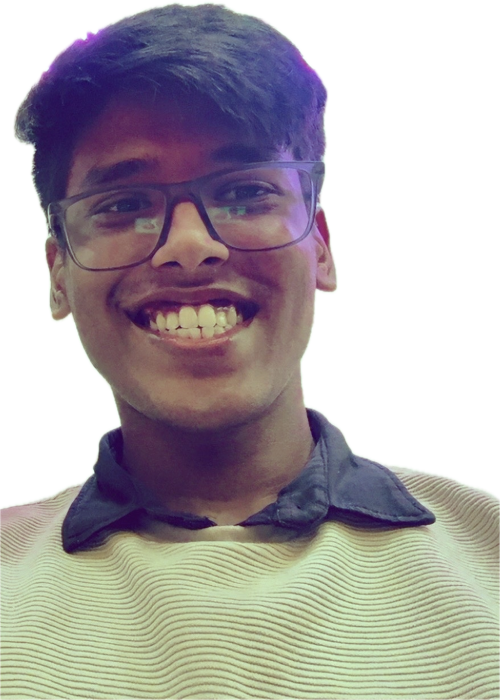
#> input picture assets/subjects/deepankar-01.png, 1000 x 1400 px (shown at 1/2 size)
$ python -i compositor.py   (imports and definitions only)
#> lines starting #> are read from the running program, lines starting #| are printed output that depends on the picture
#> further down, picture is the input picture: PIL image 1000x1400 RGBA; mean R, G, B, A 87.6, 81.9, 84, 166.2
### app/styles.py
"""Style presets reverse-engineered from the three reference channels.

Each preset encodes a palette, a type treatment, a layout, and a set of effects.
They are deliberately opinionated — the point is that a caller supplies only a
headline and a cutout and still lands inside a coherent design system.

Rects are normalised (x, y, w, h) against the canvas, so the same preset renders
correctly at 1280x720 or 2560x1440.
"""

from __future__ import annotations

from dataclasses import dataclass, field

RGB = tuple[int, int, int]


@dataclass
class Style:
    name: str
    description: str

    # Background
    bg_top: RGB
    bg_bottom: RGB
    bg_angle: float = 90.0
    glow_color: RGB | None = None
    glow_intensity: float = 0.0
    glow_center: tuple[float, float] = (0.5, 0.55)
    glow_radius: float = 0.75
    vignette_strength: float = 0.0

    # Type
    font_family: str = "montserrat"
    font_weight: str = "Black"
    # wdth axis, where the family has one. ~70 is a compressed display cut.
    font_width: float | None = None
    text_color: RGB = (255, 255, 255)
    text_case: str = "none"  # none | upper | title
    tracking: float = -0.015
    line_height: float = 0.94
    max_lines: int = 3
    text_align: str = "left"
    shadow: bool = True
    shadow_opacity: float = 0.5
    shadow_blur: int = 16
    stroke_width: int = 0
    stroke_color: RGB = (0, 0, 0)
    # Darkening ramp behind the headline: None | left | right | top | bottom.
    scrim: str | None = None
    scrim_opacity: float = 0.0

    # Accent word treatment
    accent_fill: RGB | None = None
    accent_color: RGB | None = None
    # Corner radius of the accent box: None = auto-rounded pill, 0 = hard plate.
    accent_radius: int | None = None
    accent_pad: tuple[int, int] = (18, 8)
    underline_color: RGB | None = None
    underline_swash: bool = False

    # Layout (normalised)
    text_box: tuple[float, float, float, float] = (0.05, 0.07, 0.60, 0.32)
    text_valign: str = "top"
    subject_box: tuple[float, float, float, float] = (0.52, 0.06, 0.46, 0.94)
    subject_anchor: str = "bottom-right"
    hero_box: tuple[float, float, float, float] = (0.05, 0.42, 0.44, 0.50)
    # Diagrams need far more room than an icon or card, and their labels need
    # space around them, so they get their own box rather than reusing hero_box.
    diagram_box: tuple[float, float, float, float] = (0.01, 0.26, 0.53, 0.66)

    # Icon slots: normalised (x, y, size) for floating 3D logos.
    icon_slots: list[tuple[float, float, float]] = field(default_factory=list)

    # Subject treatment
    subject_shadow: bool = True
    subject_shadow_opacity: float = 0.45
    subject_rim: RGB | None = None
    subject_rim_width: int = 6

    # Arrow
    arrow_color: RGB = (255, 255, 255)
    arrow_width: int = 9
    arrow_bow: float = 0.30
    arrow_from: tuple[float, float] = (0.30, 0.40)
    arrow_to: tuple[float, float] = (0.44, 0.60)

    palettes: dict[str, tuple[RGB, RGB]] = field(default_factory=dict)


SARAEV = Style(
    name="saraev",
    description="Clean, premium, restrained. Geometric heavy sans, 2-3 colours, "
                "one hand-drawn arrow, studio cutout on the right.",
    bg_top=(109, 40, 217),
    bg_bottom=(76, 29, 149),
    font_family="poppins",
    font_weight="ExtraBold",
    text_color=(255, 255, 255),
    text_case="none",
    tracking=-0.02,
    line_height=0.96,
    max_lines=2,
    shadow=True,
    shadow_opacity=0.28,
    shadow_blur=22,
    scrim="left",
    scrim_opacity=0.22,
    underline_color=(255, 255, 255),
    text_box=(0.055, 0.09, 0.58, 0.26),
    subject_box=(0.54, 0.04, 0.44, 0.96),
    hero_box=(0.07, 0.42, 0.42, 0.48),
    subject_shadow=True,
    subject_shadow_opacity=0.35,
    arrow_color=(255, 255, 255),
    arrow_width=9,
    arrow_bow=0.34,
    arrow_from=(0.34, 0.36),
    arrow_to=(0.46, 0.60),
    palettes={
        "violet": ((124, 58, 237), (67, 26, 133)),
        "cream": ((242, 237, 228), (232, 226, 214)),
        "ink": ((22, 22, 24), (12, 12, 14)),
        "bone": ((248, 246, 241), (238, 235, 228)),
    },
)

HERK = Style(
    name="herk",
    description="Photo-real base plate, big face right, rendered UI card, "
                "white Inter Black with a cyan highlight box.",
    bg_top=(28, 32, 40),
    bg_bottom=(12, 14, 18),
    glow_color=(56, 78, 120),
    glow_intensity=0.55,
    glow_center=(0.62, 0.45),
    glow_radius=0.80,
    vignette_strength=0.50,
    font_family="inter",
    font_weight="Black",
    text_color=(255, 255, 255),
    tracking=-0.02,
    line_height=0.98,
    max_lines=2,
    shadow=True,
    shadow_opacity=0.65,
    shadow_blur=18,
    scrim="left",
    scrim_opacity=0.55,
    accent_fill=(34, 211, 238),
    accent_color=(8, 12, 20),
    text_box=(0.045, 0.08, 0.56, 0.28),
    subject_box=(0.55, 0.05, 0.45, 0.95),
    hero_box=(0.03, 0.34, 0.50, 0.56),
    diagram_box=(0.015, 0.17, 0.58, 0.80),
    subject_shadow=True,
    subject_shadow_opacity=0.55,
    arrow_color=(255, 255, 255),
    arrow_width=8,
    arrow_bow=0.28,
    arrow_from=(0.30, 0.38),
    arrow_to=(0.44, 0.58),
    palettes={
        "desk": ((28, 32, 40), (12, 14, 18)),
        "studio": ((38, 40, 48), (16, 17, 22)),
        "warm": ((48, 34, 24), (18, 13, 10)),
    },
)

ROBERTS = Style(
    name="roberts",
    description="High energy. Neon rim light, strong backlight glow, saturated "
                "palette, Montserrat Black with a hard stroke and blue pill.",
    bg_top=(10, 22, 58),
    bg_bottom=(4, 6, 16),
    glow_color=(37, 99, 235),
    glow_intensity=0.95,
    glow_center=(0.50, 0.52),
    glow_radius=0.85,
    vignette_strength=0.62,
    font_family="montserrat",
    font_weight="Black",
    text_color=(255, 255, 255),
    text_case="title",
    tracking=-0.015,
    line_height=0.92,
    max_lines=2,
    shadow=True,
    shadow_opacity=0.75,
    shadow_blur=20,
    stroke_width=7,
    stroke_color=(6, 8, 18),
    scrim="bottom",
    scrim_opacity=0.60,
    accent_fill=(37, 99, 235),
    accent_color=(255, 255, 255),
    text_box=(0.06, 0.62, 0.88, 0.26),
    text_valign="center",
    text_align="left",
    subject_box=(0.28, 0.02, 0.42, 0.92),
    subject_anchor="bottom-center",
    hero_box=(0.62, 0.08, 0.34, 0.46),
    subject_shadow=True,
    subject_shadow_opacity=0.6,
    subject_rim=(96, 176, 255),
    subject_rim_width=7,
    arrow_color=(255, 255, 255),
    arrow_width=10,
    arrow_bow=-0.30,
    arrow_from=(0.55, 0.42),
    arrow_to=(0.68, 0.28),
    palettes={
        "electric": ((10, 22, 58), (4, 6, 16)),
        "inferno": ((58, 18, 6), (14, 5, 3)),
        "toxic": ((6, 40, 30), (3, 12, 10)),
        "void": ((16, 16, 20), (3, 3, 5)),
    },
)


OTTLEY = Style(
    name="ottley",
    description="Editorial and loud. Compressed all-caps Archivo, hard-edged "
                "colour plates, full-width band, photoreal subject, floating "
                "3D logos.",
    bg_top=(18, 18, 20),
    bg_bottom=(6, 6, 8),
    glow_color=(70, 70, 84),
    glow_intensity=0.40,
    glow_center=(0.50, 0.42),
    glow_radius=0.90,
    vignette_strength=0.55,
    font_family="archivo",
    font_weight="Black",
    font_width=72,
    text_color=(255, 255, 255),
    text_case="upper",
    tracking=-0.005,
    line_height=0.92,
    max_lines=2,
    text_align="center",
    shadow=True,
    shadow_opacity=0.70,
    shadow_blur=18,
    stroke_width=0,
    scrim="bottom",
    scrim_opacity=0.66,
    # Hard rectangular plate, not a rounded pill — the signature move.
    accent_fill=(232, 62, 40),
    accent_color=(255, 255, 255),
    accent_radius=0,
    accent_pad=(20, 10),
    underline_color=(255, 212, 0),
    underline_swash=True,
    text_box=(0.04, 0.70, 0.92, 0.22),
    text_valign="center",
    subject_box=(0.30, 0.04, 0.44, 0.94),
    subject_anchor="bottom-center",
    hero_box=(0.04, 0.10, 0.30, 0.42),
    icon_slots=[(0.08, 0.16, 0.20), (0.74, 0.16, 0.20)],
    subject_shadow=True,
    subject_shadow_opacity=0.55,
    arrow_color=(255, 212, 0),
    arrow_width=10,
    arrow_bow=0.30,
    arrow_from=(0.24, 0.40),
    arrow_to=(0.38, 0.56),
    palettes={
        "studio": ((18, 18, 20), (6, 6, 8)),
        "paper": ((246, 244, 238), (228, 224, 214)),
        "ocean": ((22, 58, 82), (6, 18, 30)),
        "sunset": ((70, 26, 16), (14, 6, 6)),
    },
)


ENTERPRISE = Style(
    name="enterprise",
    description="Restrained and credible. Built for a senior operator scrolling "
                "with no patience: sentence case, two colours, generous negative "
                "space, no glow or stroke. The visual carries substance rather "
                "than a reaction.",
    bg_top=(247, 246, 243),
    bg_bottom=(238, 236, 231),
    # No glow, no vignette. Both read as 'video thumbnail' rather than
    # 'business publication', which is exactly the wrong signal here.
    glow_intensity=0.0,
    vignette_strength=0.0,
    font_family="inter",
    font_weight="SemiBold",
    text_color=(20, 22, 26),
    text_case="none",
    tracking=-0.018,
    line_height=1.02,
    max_lines=3,
    text_align="left",
    # A whisper of shadow for photo backplates; invisible on flat colour.
    shadow=True,
    shadow_opacity=0.10,
    shadow_blur=18,
    stroke_width=0,
    scrim=None,
    scrim_opacity=0.0,
    # Emphasis is a thin rule under one phrase, not a highlighter pen.
    accent_fill=None,
    accent_color=(11, 87, 164),
    underline_color=(11, 87, 164),
    underline_swash=False,
    text_box=(0.055, 0.15, 0.52, 0.34),
    text_valign="center",
    subject_box=(0.60, 0.06, 0.38, 0.94),
    subject_anchor="bottom-right",
    hero_box=(0.06, 0.60, 0.44, 0.34),
    # Sits below the headline band rather than behind it.
    diagram_box=(0.04, 0.44, 0.50, 0.50),
    icon_slots=[(0.06, 0.72, 0.10), (0.19, 0.72, 0.10), (0.32, 0.72, 0.10)],
    subject_shadow=True,
    subject_shadow_opacity=0.22,
    subject_rim=None,
    # An arrow is a creator-economy tell. Off by default; still available.
    arrow_color=(11, 87, 164),
    arrow_width=6,
    arrow_bow=0.22,
    arrow_from=(0.30, 0.34),
    arrow_to=(0.42, 0.52),
    palettes={
        "paper": ((247, 246, 243), (238, 236, 231)),
        "slate": ((30, 36, 46), (18, 22, 30)),
        "navy": ((17, 34, 64), (10, 20, 40)),
        "graphite": ((38, 40, 44), (24, 26, 30)),
    },
)

STYLES: dict[str, Style] = {s.name: s for s in (SARAEV, HERK, ROBERTS, OTTLEY, ENTERPRISE)}


# Curated word-colour palette. Every swatch was picked to survive the two things
# that kill thumbnail text: sitting on a busy photo, and being scaled to 168px
# in the feed. Mid-tone muddy colours are deliberately absent — they vanish.
WORD_PALETTE: dict[str, list[tuple[str, str]]] = {
    "Highlight": [
        ("Signal yellow", "#FFD400"),
        ("Amber", "#FFB020"),
        ("Orange", "#FF5C2B"),
        ("Alert red", "#E83E28"),
    ],
    "Cool": [
        ("Cyan", "#22D3EE"),
        ("Sky", "#38BDF8"),
        ("Electric blue", "#2563EB"),
        ("Violet", "#8B5CF6"),
    ],
    "Signal": [
        ("Green", "#22C55E"),
        ("Lime", "#A3E635"),
        ("Pink", "#EC4899"),
        ("Magenta", "#D946EF"),
    ],
    "Neutral": [
        ("White", "#FFFFFF"),
        ("Bone", "#F2EDE4"),
        ("Slate", "#94A3B8"),
        ("Ink", "#111114"),
    ],
}


def get_style(name: str, palette: str | None = None) -> Style:
    """Fetch a preset, optionally swapping its background palette."""
    from dataclasses import replace

    key = (name or "saraev").lower()
    if key not in STYLES:
        raise ValueError(f"unknown style '{name}'; have {sorted(STYLES)}")

    style = STYLES[key]
    if palette:
        if palette not in style.palettes:
            raise ValueError(
                f"style '{key}' has no palette '{palette}'; have {sorted(style.palettes)}"
            )
        top, bottom = style.palettes[palette]
        style = replace(style, bg_top=top, bg_bottom=bottom)
        # Light backgrounds need dark type and a dark arrow, or the whole thing
        # disappears. Luminance test rather than a hardcoded palette list.
        if _luminance(top) > 0.6:
            # Darken only what would actually disappear. Blanket-darkening also
            # flattens deliberate accents — enterprise's blue rule reads fine on
            # paper and should survive — and `or` would hand a style with no
            # underline a black one it never asked for.
            # [4 lines left out: function _ink, not called in this run]

            style = replace(
                style,
                text_color=_ink(style.text_color),
                arrow_color=_ink(style.arrow_color),
                underline_color=_ink(style.underline_color),
                shadow_opacity=min(style.shadow_opacity, 0.14),
                stroke_width=0,
                # A dark ramp under dark type would only muddy a light plate.
                scrim_opacity=0.0,
            )
        elif _luminance(style.text_color) < 0.4:
            # Dark type was chosen for this style's default light plate; a dark
            # palette needs it flipped back or the headline disappears.
            style = replace(
                style,
                text_color=(245, 246, 248),
                arrow_color=(120, 170, 235),
                underline_color=(120, 170, 235) if style.underline_color else None,
            )
    return style


def _luminance(rgb: RGB) -> float:
    r, g, b = (c / 255 for c in rgb)
    return 0.2126 * r + 0.7152 * g + 0.0722 * b

### app/compositor.py
"""Layer engine: background -> glow -> hero -> subject -> vignette -> arrow -> text.

Renders at 2x and downsamples, which is what keeps the arrow edges and cutout
shadows clean. The creator's face and every glyph are composited, never
generated, so identity and typography are exact on every run.
"""

from __future__ import annotations

import math

from PIL import Image, ImageDraw, ImageFilter

from . import cards
from .diagram import node_diagram
from .assets import load_image
from .shapes import (
    drop_shadow, hand_arrow, linear_gradient, radial_glow, rim_light, scrim, vignette,
)
from .styles import Style, get_style
from .tiles import tiled_backdrop
from .assets import load_font
from .text import layout_headline, paint_headline, underline

SCALE = 2
BASE_W, BASE_H = 1280, 720


# [31 lines left out: functions _apply_case, _fit, not called in this run]


def _denorm(rect: tuple[float, float, float, float], w: int, h: int) -> tuple[int, int, int, int]:
    return (int(rect[0] * w), int(rect[1] * h), int(rect[2] * w), int(rect[3] * h))


CARD_WIDTHS = {"tweet": 0.42, "toast": 0.36, "stat": 0.34, "checklist": 0.34,
               "prompt": 0.44, "chat": 0.40, "terminal": 0.44}


# [40 lines left out: function _render_card, not called in this run]


def _luma(rgb: tuple[int, int, int]) -> float:
    r, g, b = (c / 255 for c in rgb)
    return 0.2126 * r + 0.7152 * g + 0.0722 * b


# [593 lines left out: functions parse_color, _place_subjects, _place_icons, placeholder_subject, compose, _finish, not called in this run]


def render(**kwargs) -> Image.Image:
    """Compose and return just the image — the shape most callers want."""
    return compose(**kwargs)[0]


# [30 lines left out: functions _rotated_bounds, _rotate_layer, _pad_to, not called in this run]


def legibility_report(img: Image.Image, style_name: str = "saraev", feed_width: int = 168,
                      text_position: str | None = None, has_diagram: bool = False) -> dict:
    """Check the headline still reads at YouTube feed size.

    Downsamples to the width a thumbnail actually occupies in a browsing feed,
    then measures contrast *inside the headline box only*. Measuring the whole
    frame just reports how busy the artwork is — a flat background would fail a
    perfectly legible title, and a noisy one would pass an illegible one.
    """
#> called with style_name = 'saraev', feed_width = 168, has_diagram = False
    small = img.convert("L").resize(
        (feed_width, int(feed_width * img.height / img.width)), Image.LANCZOS
    )
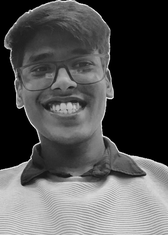
#> small: PIL image 168x235 L; min 0, max 245, mean 84

    try:
        box = get_style(style_name).text_box
    except ValueError:
        box = (0.05, 0.07, 0.60, 0.32)

    # Must mirror render()'s override, or we measure an empty strip.
    if text_position is None and has_diagram:
        text_position = "top"
    if text_position == "top":
        box = (box[0], 0.06, box[2], box[3])
    elif text_position == "bottom":
        box = (box[0], 1.0 - box[3] - 0.06, box[2], box[3])

    x0, y0 = int(box[0] * small.width), int(box[1] * small.height)
#> x0 = 9; y0 = 21
    x1 = min(small.width, x0 + max(2, int(box[2] * small.width)))
#> x1 = 106
    y1 = min(small.height, y0 + max(2, int(box[3] * small.height)))
#> y1 = 82
    region = small.crop((x0, y0, x1, y1))
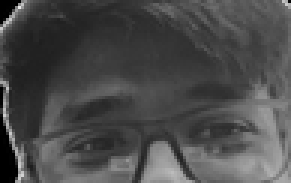
#> region: PIL image 97x61 L (shown 3 times larger); min 0, max 232, mean 74.5

    # Histograms keep this O(256) in Python instead of O(pixels).
    hist = region.histogram()
#> hist = 256 values, max 127 at index 61, min 0 at index 7, mean 23.11
    n = max(1, region.width * region.height)
#> n = 5917
    mean = sum(i * c for i, c in enumerate(hist)) / n
#> mean = 74.51
    stdev = math.sqrt(sum(c * (i - mean) ** 2 for i, c in enumerate(hist)) / n)
#> stdev = 33.73

    edge_hist = region.filter(ImageFilter.FIND_EDGES).histogram()
#> edge_hist = 256 values, max 2991 at index 0, min 0 at index 136, mean 23.11
    edge_energy = sum(i * c for i, c in enumerate(edge_hist)) / n
#> edge_energy = 20.38

    return {
        "feed_width": feed_width,
        "headline_contrast": round(stdev, 2),
        "edge_energy": round(edge_energy, 2),
        "verdict": "ok" if stdev > 40 and edge_energy > 10 else "weak",
    }

>>> from PIL import Image
>>> picture = Image.open('../assets/subjects/deepankar-01.png')
>>> result = legibility_report(picture)
#> result = {'feed_width': 168, 'headline_contrast': 33.73, 'edge_energy': 20.38, 'verdict': 'weak'}
